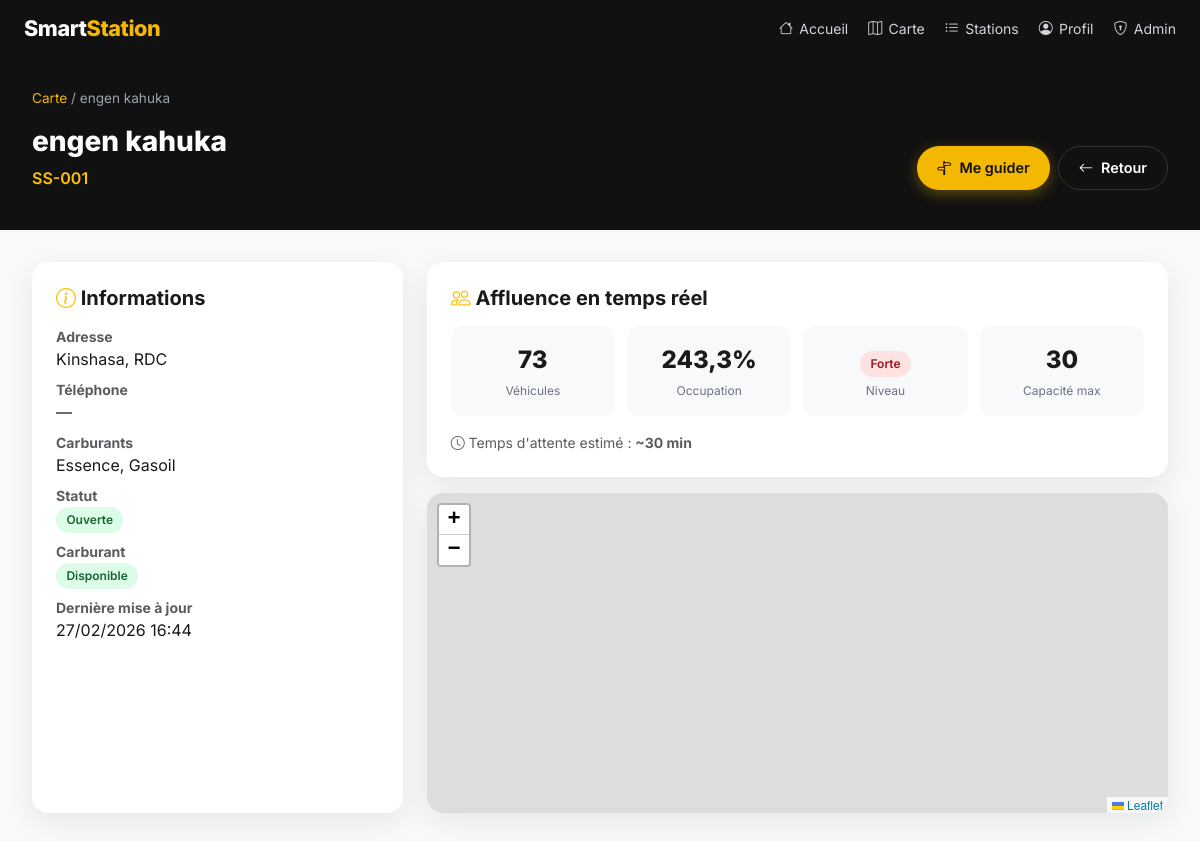
The page /stations/1/ (signed in) on the database as committed earlier.
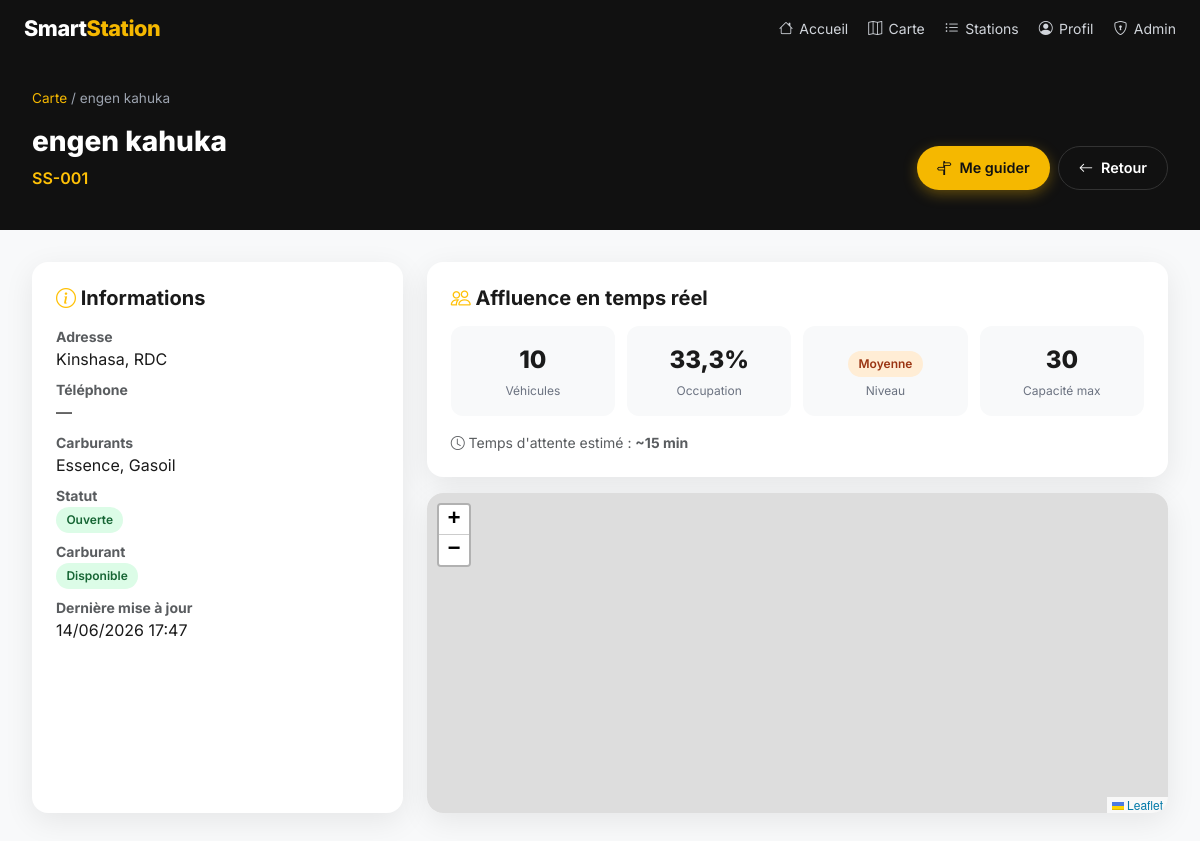
The same page on the database as committed later.
### stations/models.py (models this page shows, shortened)
class StationService(models.Model):
    STATUT_OUVERTE = "ouverte"
    STATUT_FERMEE = "fermee"
    STATUT_CHOICES = [
        (STATUT_OUVERTE, "Ouverte"),
        (STATUT_FERMEE, "Fermée"),
    ]
    AFFLUENCE_FAIBLE = "faible"
    AFFLUENCE_MOYENNE = "moyenne"
    AFFLUENCE_FORTE = "forte"
    AFFLUENCE_CHOICES = [
        (AFFLUENCE_FAIBLE, "Faible"),
        (AFFLUENCE_MOYENNE, "Moyenne"),
        (AFFLUENCE_FORTE, "Forte"),
    ]
    nom = models.CharField(max_length=255)
    adresse = models.CharField(max_length=500, blank=True, default="")
    latitude = models.FloatField()
    longitude = models.FloatField()
    telephone = models.CharField(max_length=30, blank=True, default="")
    carburants = models.CharField(
        max_length=255,
        default="Essence, Gasoil",
        help_text="Carburants proposés, séparés par des virgules.",
    )
    capacite_max = models.PositiveIntegerField(default=30)
    statut = models.CharField(
        max_length=10,
        choices=STATUT_CHOICES,
        default=STATUT_OUVERTE,
    )
    carburant_disponible = models.BooleanField(default=True)
    nombre_vehicules = models.PositiveIntegerField(default=0)
    niveau_affluence = models.CharField(
        max_length=10,
        choices=AFFLUENCE_CHOICES,
        default=AFFLUENCE_FAIBLE,
    )
    date_mise_a_jour = models.DateTimeField(auto_now=True)
    class Meta:
        ordering = ["nom"]
    @property
    def taux_occupation(self) -> float:
        if not self.capacite_max:
            return 0.0
        return round((self.nombre_vehicules / self.capacite_max) * 100, 1)
    @property
    def temps_attente_estime(self) -> str:
        if self.statut == self.STATUT_FERMEE:
            return "Fermée"
        if not self.carburant_disponible:
            return "Indisponible"
        mapping = {
            self.AFFLUENCE_FAIBLE: "~5 min",
            self.AFFLUENCE_MOYENNE: "~15 min",
            self.AFFLUENCE_FORTE: "~30 min",
        }
        return mapping.get(self.niveau_affluence, "~10 min")
    @property
    def affluence_label(self) -> str:
        return dict(self.AFFLUENCE_CHOICES).get(self.niveau_affluence, self.niveau_affluence)

### stations/views.py (the view)
# urls.py: path("stations/<int:pk>/", StationDetailView.as_view(), name="station-page"),
class StationDetailView(AuthRequiredMixin, DetailView):
    model = StationService
    template_name = "stations/station_detail.html"
    context_object_name = "station"

### templates/stations/station_detail.html (shortened to what this page needs)
{% extends "stations/base_public.html" %}
{% load static %}
{% block extra_head %}
<link rel="stylesheet" href="https://unpkg.com/leaflet@1.9.4/dist/leaflet.css" />
{% endblock %}
{% block content %}
<header class="ss-admin-hero">
  <p class="ss-breadcrumb mb-2">
    <a href="{% url 'map' %}">Carte</a> / {{ station.nom }}
  </p>
  <div class="d-flex flex-wrap justify-content-between align-items-end gap-3">
    <div>
      <h1>{{ station.nom }}</h1>
      <p class="text-warning fw-semibold mb-0">SS-{{ station.id|stringformat:"03d" }}</p>
    </div>
    <div class="d-flex gap-2">
      <a href="https://www.google.com/maps/dir/?api=1&destination={{ station.latitude }},{{ station.longitude }}" target="_blank" rel="noopener" class="ss-btn ss-btn--primary">
        <i class="bi bi-signpost-split"></i> Me guider
      </a>
      <a href="{% url 'stations-list' %}" class="ss-btn ss-btn--dark">
        <i class="bi bi-arrow-left"></i> Retour
      </a>
    </div>
  </div>
</header>
<section class="ss-detail-grid">
  <div class="ss-card">
    <h2 class="h5 fw-bold mb-3"><i class="bi bi-info-circle text-warning"></i> Informations</h2>
    <dl class="mb-0">
      <dt class="text-muted small">Adresse</dt>
      <dd>{{ station.adresse|default:"Kinshasa, RDC" }}</dd>
      <dt class="text-muted small mt-2">Téléphone</dt>
      <dd>{{ station.telephone|default:"—" }}</dd>
      <dt class="text-muted small mt-2">Carburants</dt>
      <dd>{{ station.carburants }}</dd>
      <dt class="text-muted small mt-2">Statut</dt>
      <dd>
        {% if station.statut == "ouverte" %}
          <span class="ss-badge ss-badge--green">Ouverte</span>
        {% else %}
          <span class="ss-badge ss-badge--gray">Fermée</span>
        {% endif %}
      </dd>
      <dt class="text-muted small mt-2">Carburant</dt>
      <dd>
        {% if station.carburant_disponible %}
          <span class="ss-badge ss-badge--green">Disponible</span>
        {% else %}
          <span class="ss-badge ss-badge--red">Rupture</span>
        {% endif %}
      </dd>
      <dt class="text-muted small mt-2">Dernière mise à jour</dt>
      <dd>{{ station.date_mise_a_jour|date:"d/m/Y H:i" }}</dd>
    </dl>
  </div>
  <div>
    <div class="ss-card mb-3">
      <h2 class="h5 fw-bold mb-3"><i class="bi bi-people text-warning"></i> Affluence en temps réel</h2>
      <div class="ss-metric-grid">
        <div class="ss-metric">
          <div class="value">{{ station.nombre_vehicules }}</div>
          <div class="label">Véhicules</div>
        </div>
        <div class="ss-metric">
          <div class="value">{{ station.taux_occupation }}%</div>
          <div class="label">Occupation</div>
        </div>
        <div class="ss-metric">
          <div class="value">
            {% if station.niveau_affluence == "faible" %}
              <span class="ss-badge ss-badge--green">{{ station.affluence_label }}</span>
            {% elif station.niveau_affluence == "moyenne" %}
              <span class="ss-badge ss-badge--orange">{{ station.affluence_label }}</span>
            {% else %}
              <span class="ss-badge ss-badge--red">{{ station.affluence_label }}</span>
            {% endif %}
          </div>
          <div class="label">Niveau</div>
        </div>
        <div class="ss-metric">
          <div class="value">{{ station.capacite_max }}</div>
          <div class="label">Capacité max</div>
        </div>
      </div>
      <p class="text-muted small mb-0">
        <i class="bi bi-clock"></i> Temps d'attente estimé : <strong>{{ station.temps_attente_estime }}</strong>
      </p>
    </div>
    <div class="ss-card p-0 overflow-hidden">
      <div id="detail-map" style="height: 320px"></div>
    </div>
  </div>
</section>
{% endblock %}

Rows that differ between the two databases and show on the page:
changed StationService "engen kahuka": date_mise_a_jour "27/02/2026 16:44" → "14/06/2026 17:47"; nombre_vehicules "73" → "10"; taux_occupation "243,3" → "33,3"; niveau_affluence "forte" → "moyenne" (drawn); temps_attente_estime "~30 min" → "~15 min"; affluence_label "Forte" → "Moyenne"
